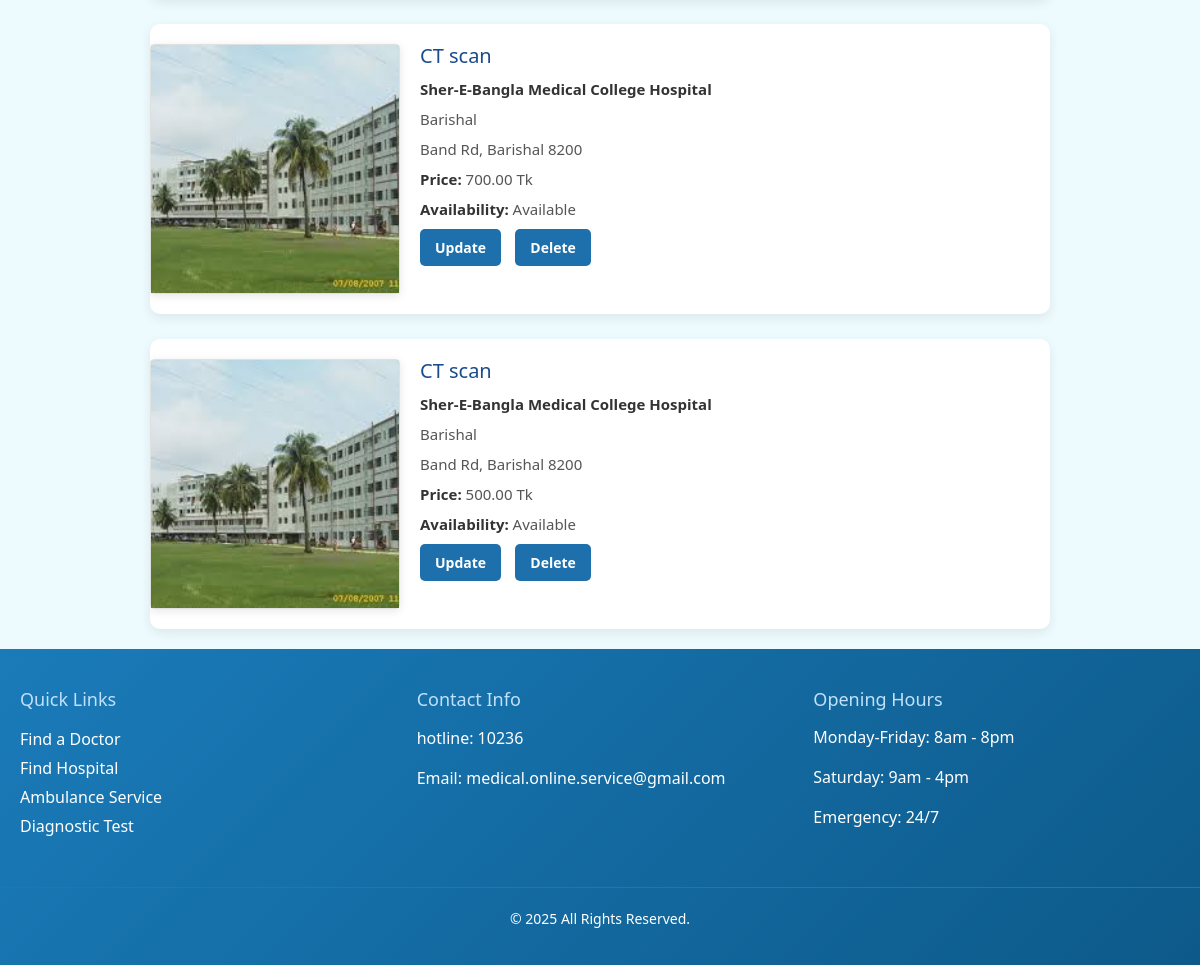
Before: /test_available_list/ (lower part) with the older database file.
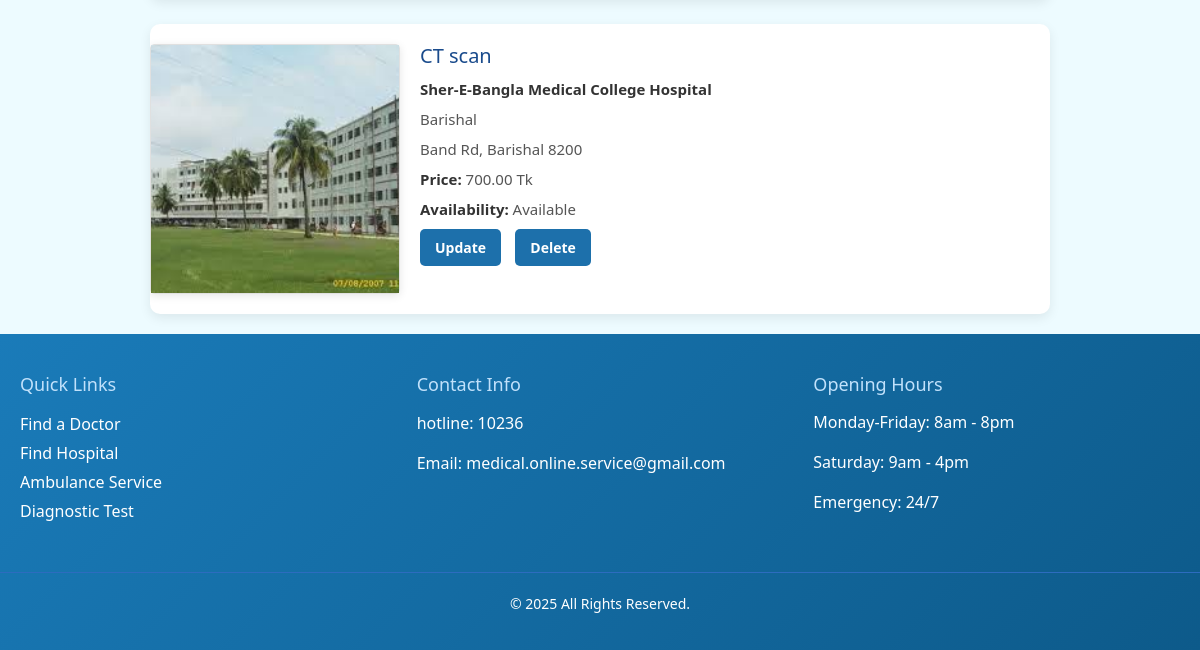
After: the same page with the newer database file.
### diagonostic_test/models.py (models this page shows, shortened)
class TestAvailability(models.Model):
    hospital = models.ForeignKey(Hospital, on_delete=models.CASCADE,blank=True, null= True)
    test = models.ForeignKey(Test, on_delete=models.CASCADE,blank=True, null= True)
    price = models.DecimalField(max_digits=10, decimal_places=2,blank=True, null= True)
    availability = models.BooleanField(default=True)

class Test(models.Model):
    name = models.CharField(max_length=100,blank=True, null= True)
    description = models.CharField(max_length=100, blank=True, null=True)
    hospital = models.ManyToManyField(Hospital, through='TestAvailability')

### hospital/models.py (models this page shows, shortened)
class Hospital(models.Model):
    name = models.CharField(max_length=200 ,blank= True,null=True)
    profile_pic = models.ImageField(upload_to='doc_img/',blank=True, null=True)
    address = models.CharField(max_length=200 ,blank= True,null=True)
    city = models.CharField(max_length=100,blank= True,null=True)
    hotline = models.CharField(max_length=20,blank= True,null=True)
    email = models.EmailField(blank=True,null=True)

### diagonostic_test/views.py (the view)
# urls.py: path('test_available_list/', dt_views.test_available_list, name='test_available_list'),
def test_available_list(request):
    test_name = request.GET.get('test_name')
    hospital_name = request.GET.get('hospital_name')
    city = request.GET.get('city')
    test_filter = request.GET.get('test_filter')
    tests = TestAvailability.objects.all()
    if test_name:
        tests = tests.filter(test__name__icontains=test_name)
    if hospital_name:
        tests = tests.filter(hospital__name__icontains=hospital_name)
    if city:
        tests = tests.filter(hospital__city__iexact=city)
    if test_filter:
        tests = tests.filter(test__name__iexact=test_filter)
    all_cities = Hospital.objects.values_list('city', flat=True).distinct()
    all_tests = Test.objects.values_list('name', flat=True).distinct()
    context = {
        'tests': tests,
        'all_cities': all_cities,
        'all_tests': all_tests,
    }
    return render(request, template_name='diagonostic_test/test_available_list.html', context = context )

### template/diagonostic_test/test_available_list.html (shortened to what this page needs)
{% extends 'base.html' %}
{% load static %}
{% block body_class %}test-list{% endblock %}
{% block content %}
<br>
<div class="tests-list">
  {% if tests %}
    {% for entry in tests %}
      <div class="test-card">
        <div class="test-image">
          {% if entry.hospital.profile_pic %}
            <img src="{{ entry.hospital.profile_pic.url }}" alt="{{ entry.hospital.name }}">
          {% else %}
            <img src="{% static 'default_profile.jpg' %}" alt="No Image">
          {% endif %}
        </div>
        <div class="test-info">
          <h3>{{ entry.test.name }}</h3>
          <p class="center"><strong>{{ entry.hospital.name }}</strong></p>
          <p class="city">{{ entry.hospital.city }}</p>
          <p class="address">{{ entry.hospital.address }}</p>
          <div class="test-details">
            <p><strong>Price:</strong> {{ entry.price }} Tk</p>
            <p><strong>Availability:</strong> {{ entry.availability|yesno:"Available,Not Available" }}</p>
          </div>
          <div class="action-buttons">
            <a href="{% url 'update_test' entry.id %}" class="action-button">Update</a>
            <a href="{% url 'delete_test' entry.id %}" class="action-button">Delete</a>
          </div>
        </div>
      </div>
    {% endfor %}
  {% else %}
    <p class="no-results">No diagnostic tests found matching your criteria.</p>
  {% endif %}
</div>
{% endblock %}

Changed rows visible on the page:
removed TestAvailability: hospital.profile_pic (picture), test.name "CT scan", hospital.name "Sher-E-Bangla Medical College Hospital", hospital.city "Barishal", hospital.address "Band Rd, Barishal 8200", price "500.00", availability "Available"
